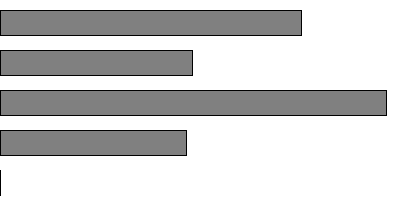
Frame 1 (no input)
Frame 60 (the mouse pressed at the canvas centre just before this capture): identical to frame 1, image omitted
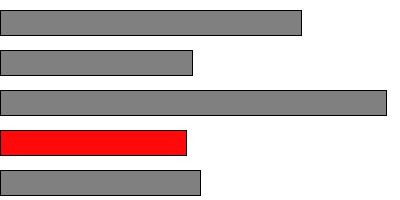
Frame 120 (the mouse held since frame 60 and released just before this capture)

The Processing sketch that drew these frames (run headless with seeded random() and noise(); from frame 60 on, the mouse is pressed at the canvas centre):

// Processing sketch: sketch_140704_3
// ── sketch_140704_3.pde
float[] y = new float[ 5 ];

void setup() {
  size(400, 200);
  for (int i=0;i< y.length-1 ;i++) {
    y[i] = random(0.3*width, width);
  }
}

void draw() {
  background(255);
  stroke(0);
  y[ 4 ] = mouseX;
  int minPos = findMinPos( y );
  for (int j=0;j<y.length ;j++) {
    fill(128);
    if ( j == minPos) {
      fill( 255 , 10 , 10 );
    }
    rect(0, 40*j+10, y[j], 25);
  }
}

int findMinPos(float[] x) {
  int tentativePos = 0;
  for (int i=1;i<x.length;i++) {
    if ( x[tentativePos] > x[i]) {
      tentativePos = i;
    }
  }
  return tentativePos;
}
